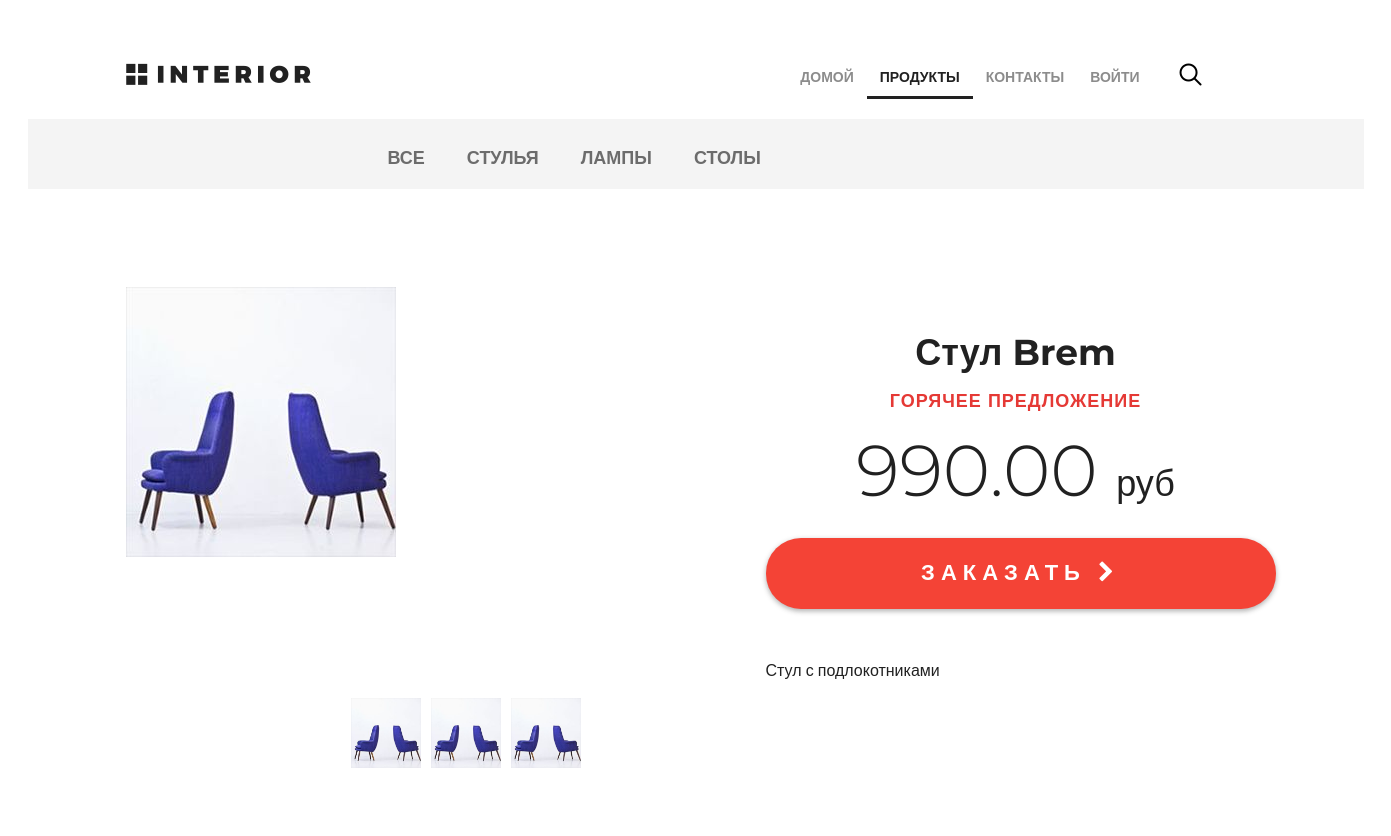
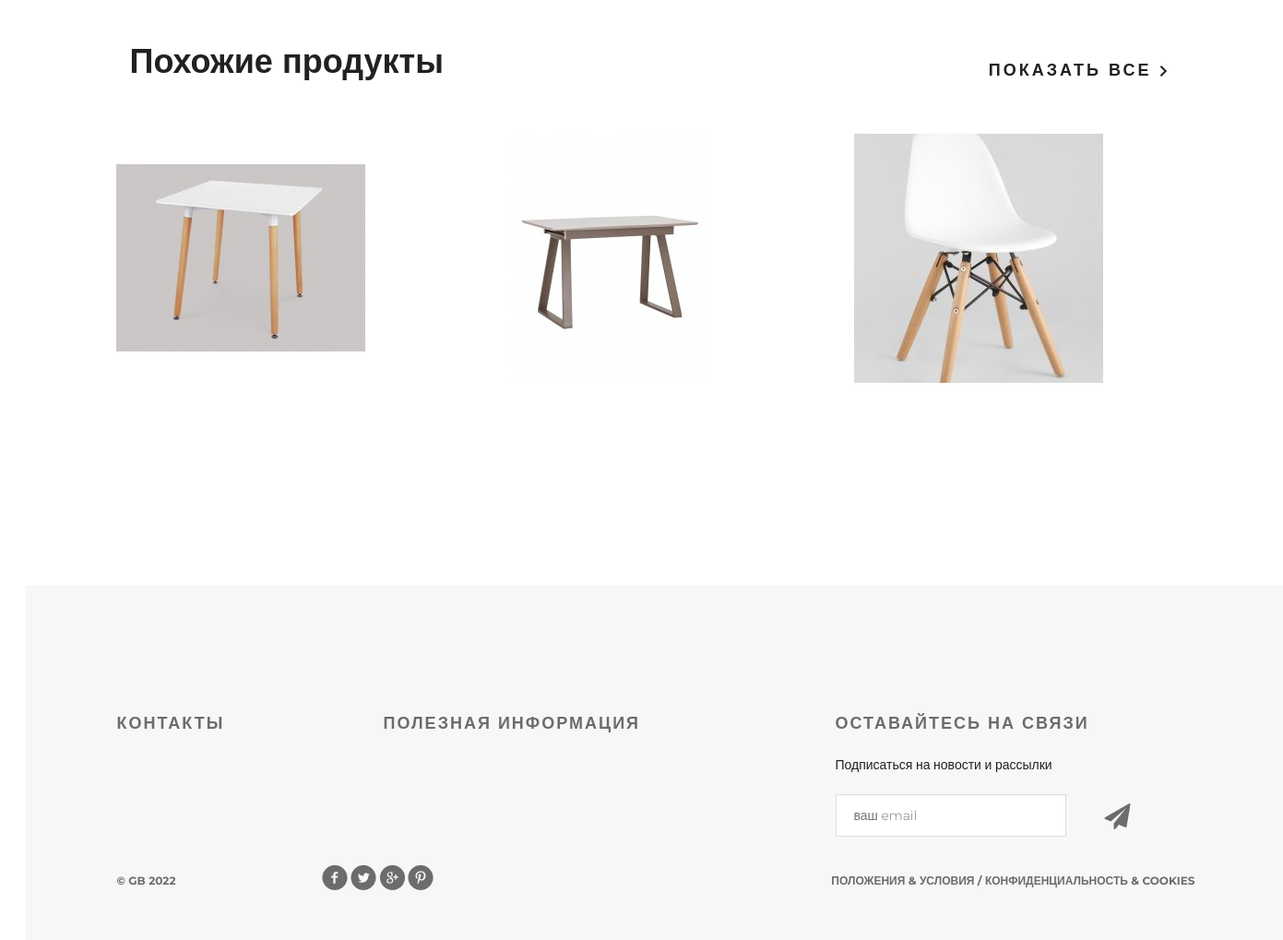
Screenshot of /products/ with the database file from the repository (2 pictures, top to bottom).
### mainapp/models.py (models this page shows, shortened)
class ProductCategory(models.Model):
    name = models.CharField(verbose_name="имя", max_length=64, unique=True, blank=True)
    description = models.TextField(verbose_name="описание", blank=True, null=True)
    is_active = models.BooleanField(verbose_name="активна", db_index=True, default=True)

class Product(models.Model):
    class Meta:
        ordering = ("-price", "name")
    name = models.CharField(verbose_name="имя", max_length=128, unique=True)
    description = models.TextField(verbose_name="описание", blank=True, null=True)
    category = models.ForeignKey(ProductCategory, on_delete=models.SET_NULL, null=True)
    short_description = models.TextField(
        verbose_name="короткое описание", max_length=64, blank=True
    )
    price = models.DecimalField(
        verbose_name="цена", max_digits=8, decimal_places=2, default=0
    )
    price_with_discount = models.DecimalField(
        verbose_name="цена со скидкой", max_digits=8, decimal_places=2, default=0
    )
    quantity = models.PositiveIntegerField(
        verbose_name="количество товаров на складе", default=0
    )
    image = models.ImageField(upload_to="products_image", blank=True)
    is_active = models.BooleanField(verbose_name="В каталоге", db_index=True, default=True)

### mainapp/views.py (the view, shortened to what this page needs)
# urls.py: path("products/", include("mainapp.urls", namespace="products")),
@never_cache
def products(request, pk=None, page=1):
    title = "продукты"
    menu_links = get_links_menu()
    same_products = Product.objects.all()[:3]
    hot_product = get_hot_product()
    content = {
        "title": title,
        "links": menu_links,
        "hot_product": hot_product,
        "same_products": same_products.select_related(),
    }
    return render(request, "mainapp/products.html", content)

### mainapp/context_processors.py (called while the page is built)
def cart(request):
    cart = []
    if request.user.is_authenticated:
        cart = Cart.objects.filter(user=request.user)
    return {
        "cart": cart,
    }

### mainapp/views.py (called while the page is built)
def get_links_menu():
    if settings.LOW_CACHE:
        key = 'links_menu'
        links_menu = cache.get(key)
        if links_menu is None:
            links_menu = ProductCategory.objects.filter(is_active=True)
            cache.set(key, links_menu)
        return links_menu
    else:
        return ProductCategory.objects.filter(is_active=True)

def get_products():
    if settings.LOW_CACHE:
        key = 'products'
        products = cache.get(key)
        if products is None:
            products = Product.objects.filter(is_active=True, \
            category__is_active=True).select_related('category')
            cache.set(key, products)
        return products
    else:
        return Product.objects.filter(is_active=True, \
            category__is_active=True).select_related('category')

def get_hot_product():
    products = get_products()
    return random.sample(list(products), 1)[0]

### templates/mainapp/products.html (shortened to what this page needs)
{% extends 'mainapp/base.html' %} {% load static %} {% block menu %}
<div class="hero-white">
  <div class="header clearfix">
    {% include 'mainapp/include/inc_menu.html' %}
  </div>
</div>
{% endblock %} {% block content %}
<div class="details">
  <div class="links clearfix">
    {% include 'mainapp/include/inc_categories_menu.html' %}
  </div>
  <div class="details-products">
    <div class="details-slider">
        <div class="slider-product">
            <img src="/media/{{ hot_product.image }}">
        </div>
        <div class="slider-control">
            <div class="block">
                <a href="#"><img src="/media/{{ hot_product.image }}" alt="">
                </a>
            </div>
            <div class="block">
                <a href="#"><img src="/media/{{ hot_product.image }}" alt="">
                </a>
            </div>
            <div class="block">
                <a href="#"><img src="/media/{{ hot_product.image }}" alt="">
                </a>
            </div>
        </div>
    </div>
    <div class="description">
      <h3 class="big-bold">{{ hot_product.name }}</h3>
      <h3 class="red">горячее предложение</h3>
      <p class="price">{{ hot_product.price }} <span>руб</span></p>
      <a href="{% url 'products:product' hot_product.id %}" class="red-button">
        Заказать
        <i class="fa fa-chevron-right" aria-hidden="true"></i>
      </a>
      <div class="description-text">{{ hot_product.description }}</div>
    </div>
  </div>
  <div class="related">
    <div class="title clearfix">
      <h2>Похожие продукты</h2>
      <a class="explore" href="{% url 'products:category' 0 %}"
        >показать все <img src="/static/img/arrow.png" alt=""
      /></a>
    </div>
    <div class="related-products clearfix">
      {% for product in same_products %}
      <div class="block">
        <a href="{% url 'products:product' product.pk %}">
          <img
            src="/media/{{ product.image }}"
            alt="{{ product.short_desc }}"
          />
        </a>
      </div>
      {% endfor %}
    </div>
  </div>
  <div class="clr"></div>
  {% endblock %}

### templates/mainapp/include/inc_categories_menu.html
<ul class="links-menu">
  <li>
      <a href="{% url 'products:category' 0 %}" class="{% if request.resolver_match.kwargs.pk == 0 %}active{% endif %}">
          все
      </a>
  </li>
  {% for link in links %}
      <li>
          <a href="{% url 'products:category' link.pk %}" class="{% if request.resolver_match.kwargs.pk|add:'0' == link.pk %}active{% endif %}">
              {{ link.name }}
          </a>
      </li>
  {% endfor %}
</ul>

### static/css/style.css (style rules this page uses)
* { margin: 0; padding: 0; }
body { font-family: 'Montserrat', sans-serif; }
html, body { height: 100%; }
.slider-control .block a img { width: 70px; }
.clr { height: 384px; }
.clearfix:after { content: ""; display: block; clear: both; }
.explore { text-transform: uppercase; color: #212121; font-size: 18px; font-weight: 700; line-height: 24px; text-align: center; float: right; margin-top: 138px; letter-spacing: 3px; text-decoration: none; }
.big-bold { color: #212121; font-size: 36px; font-weight: 700; text-align: left; margin-bottom: 24px; line-height: 36px; }
.title { height: 152px; margin-right: 15px; }
.title h2 { float: left; margin-top: 118px; color: #212121; font-size: 36px; font-weight: 700; text-align: left; margin-left: 15px; }
.red { text-transform: uppercase; color: #e53935; font-size: 18px; font-weight: 700; text-align: left; letter-spacing: 1px; line-height: 17px; margin-bottom: 22px; }
.hero-white { background-color: #fff; height: 119px; padding-left: 98px; padding-right: 211px; position: relative; }
.links { height: 70px; background-color: #f4f4f4; position: relative; padding-left: 360px; }
.links-menu { margin: 27px auto 0px; position: absolute; }
.links-menu li { float: left; list-style-type: none; padding-right: 42px; }
.links-menu li a { text-decoration: none; color: #6c6c6c; font-size: 18px; font-weight: 700; text-transform: uppercase; }
.details-products { padding-left: 98px; padding-right: 98px; margin-top: 98px; height: 551px; }
.details-slider { width: 570px; float: left; margin-right: 30px; }
.slider-product { width: 570px; height: 400px; }
.slider-control { width: 420px; height: 70px; margin: 11px auto 0px; padding-left: 150px }
.slider-control .block { height: 70px; width: 70px; position: relative; float: left; margin-right: 10px; }
.description { width: 535px; float: right; padding-left: 35px }
.description .big-bold { color: #212121; font-size: 36px; font-weight: 700; text-align: center; margin-top: 47px; margin-bottom: 0px; }
.description .red { text-transform: uppercase; color: #e53935; font-size: 18px; font-weight: 700; text-align: center; letter-spacing: 1px; line-height: 17px; margin-top: 23px; margin-bottom: 36px; }
.description .price { color: #212121; font-size: 72px; font-weight: 300; line-height: 48px; text-align: center; }
.description .price span { color: #212121; font-size: 36px; font-weight: 300; line-height: 48px; text-align: center; }
.red-button { display: block; height: 71px; width: 510px; border-radius: 35px; background-color: #f44336; text-align: center; text-transform: uppercase; text-decoration: none; color: #ffffff; font-size: 22px; font-weight: 700; line-height: 24px; box-shadow: 0px 2px 4.85px 0.15px rgba(33, 33, 33, 0.35); line-height: 70px; letter-spacing: 6px; margin-top: 31px; }
.description-text { margin-top: 50px; color: #212121; font-size: 16px; font-weight: 300; line-height: 24px; text-align: left; }
.related { padding: 0px 98px; }
.related .title { height: 143px; margin-right: 0; }
.related .title h2 { margin-top: 45px; }
.related .title .explore { margin-top: 62px; }
.related-products { margin-bottom: 120px; }
.related-products .block a img { float: left; }
.related-products .block { float: left; margin-right: 30px; display: block; height: 370px; width: 370px; position: relative; }
.related-products .block:nth-child(3n) { margin-right: 0px; }

### rows the page displays
ProductCategory: name "СТУЛЬЯ"
ProductCategory: name "ЛАМПЫ"
ProductCategory: name "СТОЛЫ"
Product: image (picture), name "Стул Brem", price "990.00", description "Стул с подлокотниками"
Product: image (picture)
Product: image (picture)
Product: image (picture)
